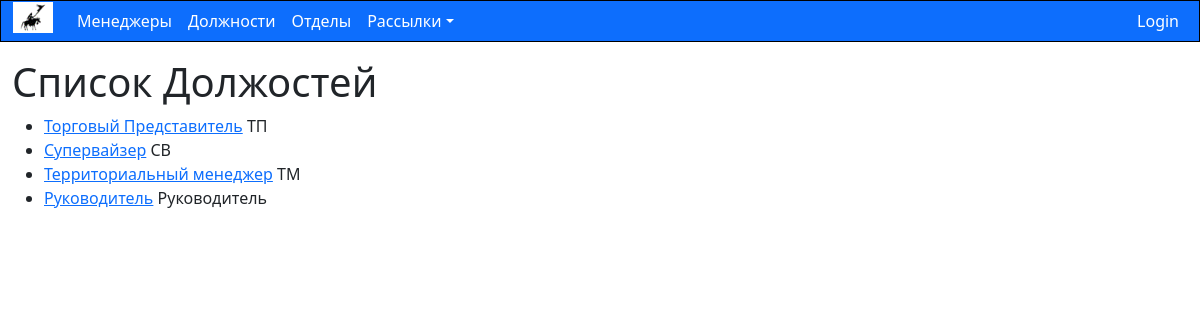
Page /emaillist/titles/ on the committed database.
### emaillist/models.py (models this page shows, shortened)
class Title(models.Model):
    short_name = models.CharField(
        max_length=SHORT_NVARCHAR_LENGTH,
        help_text="Краткое название должности",
        verbose_name="Должность кратко"
    )
    name = models.CharField(
        max_length=REGULAR_NVARCHAR_LENGTH,
        help_text="Должность",
        verbose_name="Должность"
    )
    def get_absolute_url(self):
        return reverse("title-detail", args=[str(self.id)])

### emaillist/views.py (the view)
class TitleListView(generic.ListView):
    model = Title

### emaillist/templates/emaillist/title_list.html
{% extends "base_generic.html" %}
{% block content %}
    <h1>Список Должостей</h1>
    {% if title_list %}
    <ul>
      {% for title in title_list %}
      <li>
        <a href="{{ title.get_absolute_url }}">{{ title.name }}</a> {{title.short_name}}
      </li>
      {% endfor %}
    </ul>
    {% else %}
      <p>В списке нет должностей.</p>
    {% endif %}
{% endblock %}

### rows in the picture
Title: name "Торговый Представитель", short_name "ТП"
Title: name "Супервайзер", short_name "СВ"
Title: name "Территориальный менеджер", short_name "ТМ"
Title: name "Руководитель", short_name "Руководитель"
